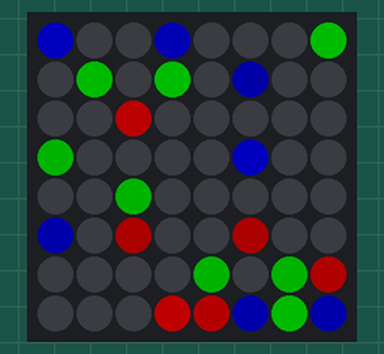
A program run on a simulated Raspberry Pi (BCM pin numbers) with a Sense HAT. Shown: the Sense HAT's 8×8 RGB LED matrix. Dim RGB values are drawn brighter than linear; random numbers come from a fixed seed.

Above: at 0.1 s.
At 7.2 s:
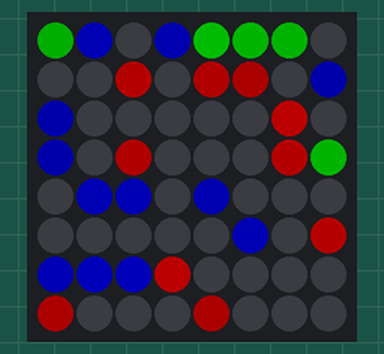
At 14.3 s:
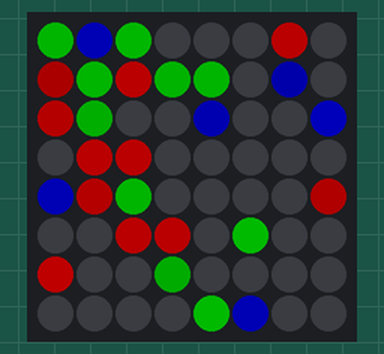
At 21.4 s:
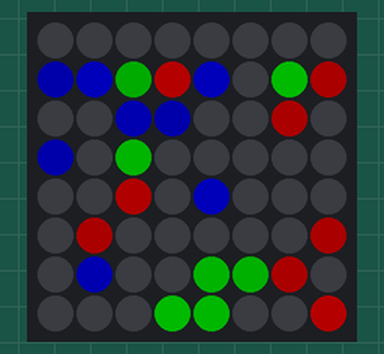
At 28.5 s:
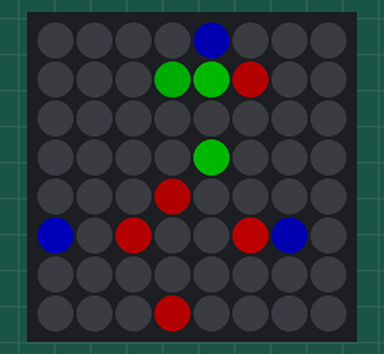
At 38.6 s:
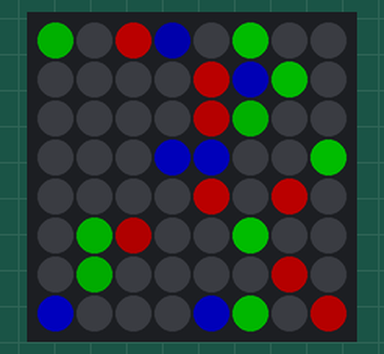

Measured:
- what the display in image 1 shows lasts 1.0 s, from 7.1 s to 8.1 s

The program:

cyvinian-led-light-prototype.py
```python
import random
import time
import threading
import queue

from sense_hat import SenseHat

def draw_cyvinians(max_cyvinians):
    while 1:
        sense.clear()
        cyvinian_count = 0
        stop_at = max_cyvinians.get()
        while cyvinian_count < stop_at:
            sense.set_pixel(random.randint(0,7), random.randint(0,7), (0, random.randint(20,80), 0))
            sense.set_pixel(random.randint(0,7), random.randint(0,7), (random.randint(20,80), 0, 0))
            sense.set_pixel(random.randint(0,7), random.randint(0,7), (0, 0, random.randint(20,80)))
            #sense.set_pixel(random.randint(0,7), random.randint(0,7), (random.randint(0,255), random.randint(0,255), random.randint(0,255)))
            #sense.set_pixel(random.randint(0,7), random.randint(0,7), (random.randint(40,60), random.randint(40,60), random.randint(40,60)))
            cyvinian_count += 1
        time.sleep(1)
        max_cyvinians.put(random.randint(10,64))

# Intialize sense hat
sense = SenseHat()
sense.clear()
max_cyvinians = queue.Queue()
max_cyvinians.put(random.randint(10,64))

thread1 = threading.Thread(target = draw_cyvinians(max_cyvinians))
thread1.start()
```
